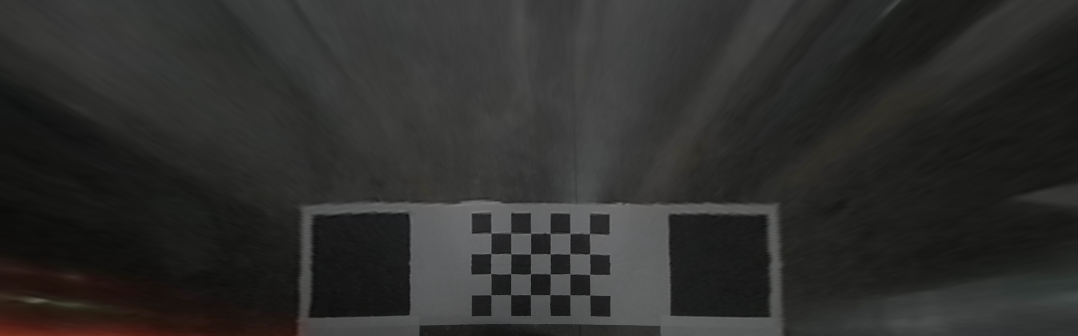
#> input picture dataset/data/bev/front.png, 1078 x 336 px, found by its file name
$ python sobel_filter_test.py   (older library calls are emulated)
#> lines starting #> are read from the running program, lines starting #| are printed output that depends on the picture
#> further down, src is the input picture: shape (336, 1078, 3); mean B, G, R 44.6, 46.3, 46.5
import os
import cv2
import ipdb
import numpy as np
from skimage import morphology, img_as_ubyte


class FilterNonTextrueFrame(object):
    def __init__(self, coef1=5000, coef2=10, coef3=60):
        super().__init__()
        self.sobel_pixels_threshshold = coef1
        self.obj_min_pixel_filter = coef2
        self.binary_threshshold = coef3

    def __call__(self, image):
        grad_x = cv2.Sobel(image, cv2.CV_16S, 1, 0)
        grad_y = cv2.Sobel(image, cv2.CV_16S, 0, 1)
        gradx = cv2.convertScaleAbs(grad_x)
        grady = cv2.convertScaleAbs(grad_y)
        add_image = cv2.addWeighted(gradx, 0.5, grady, 0.5, 0)
        _, thresh = cv2.threshold(
            src=add_image,
            thresh=self.binary_threshshold,
            maxval=255,
            type=cv2.THRESH_BINARY,
        )
        thresh_bool = thresh > 0
        mask = morphology.remove_small_objects(thresh_bool, self.obj_min_pixel_filter)
        pix_sum = mask.sum()
        is_filter = False
        if mask.sum() < self.sobel_pixels_threshshold:
            is_filter = True
        return is_filter, pix_sum


def sobel_demo1(image, sv_dir):
#> called with sv_dir = 'dataset/data/test'
    grad_x = cv2.Sobel(image, cv2.CV_16S, 1, 0)
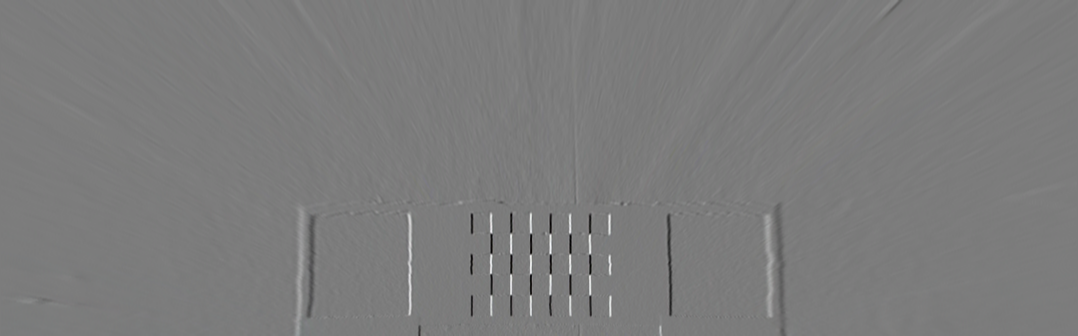
#> grad_x: shape (336, 1078, 3) int16; mean B, G, R 0.1, 0.1, 0; drawn with min black and max white
    grad_y = cv2.Sobel(image, cv2.CV_16S, 0, 1)
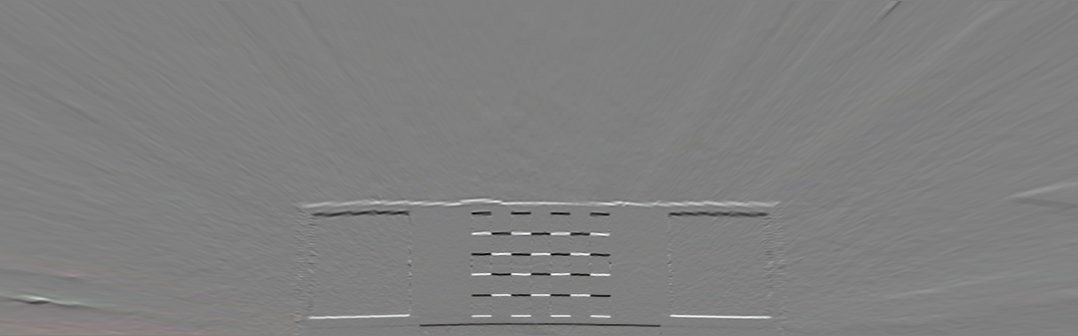
#> grad_y: shape (336, 1078, 3) int16; mean B, G, R -0.2, -0.1, 0.1; drawn with min black and max white
    gradx = cv2.convertScaleAbs(grad_x)
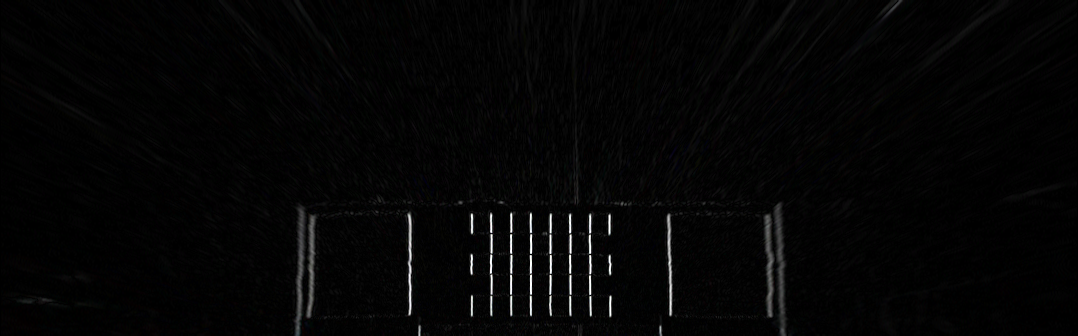
#> gradx: shape (336, 1078, 3); mean B, G, R 4.8, 4.8, 4.8
    grady = cv2.convertScaleAbs(grad_y)
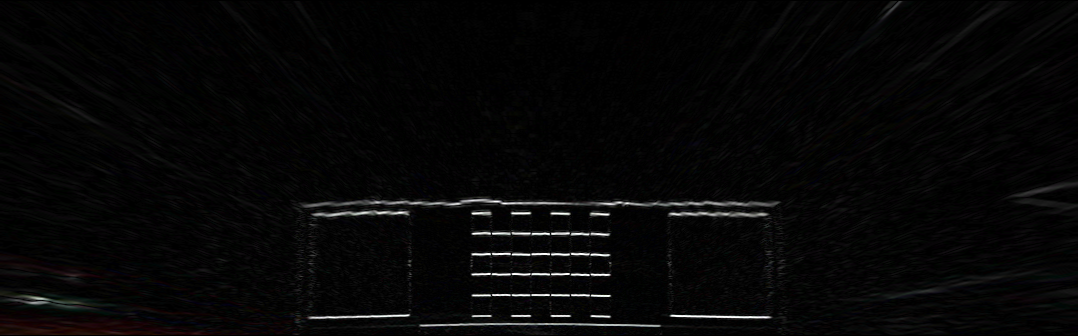
#> grady: shape (336, 1078, 3); mean B, G, R 6.4, 6.4, 6.6
    # cv2.imshow('sobel_demo1_gradient_x', gradx)
    # cv2.imshow('sobel_demo1_gradient_y', grady)
    # 合并x, y两个梯度
    add_image = cv2.addWeighted(gradx, 0.5, grady, 0.5, 0)
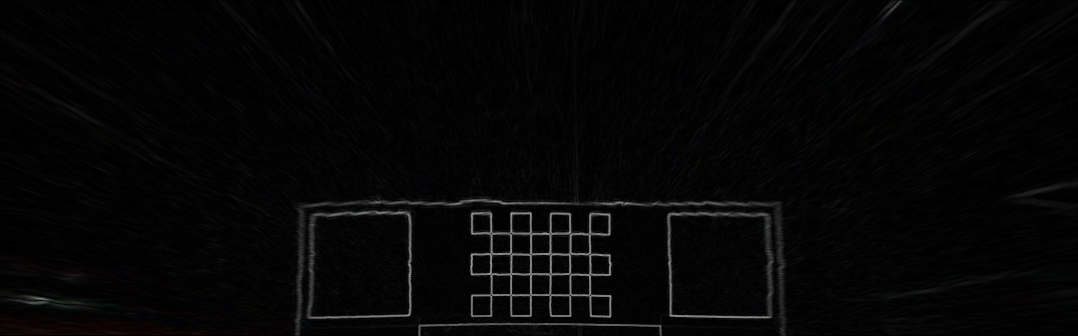
#> add_image: shape (336, 1078, 3); mean B, G, R 5.6, 5.6, 5.7
    # cv2.imshow('sobel_demo1_addWeighted', add_image)
    _, thresh = cv2.threshold(
        src=add_image, thresh=60, maxval=255, type=cv2.THRESH_BINARY
    )
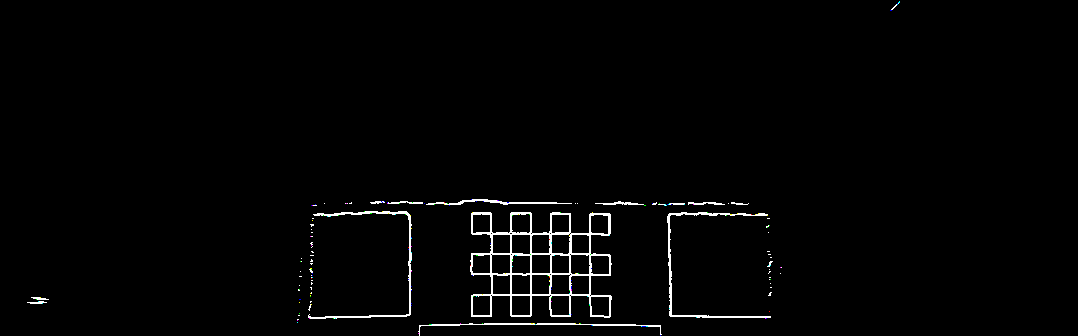
#> thresh: shape (336, 1078, 3); mean B, G, R 4.1, 4.1, 4
    thresh_bool = thresh > 0
    thresh_img = add_image * thresh_bool
    min_pixel = 10
    mask = morphology.remove_small_objects(thresh_bool, min_pixel)
    res_img = img_as_ubyte(add_image * mask)
    # ipdb.set_trace()
    cv2.imwrite(f'{sv_dir}/1_x.jpg', gradx)
    cv2.imwrite(f'{sv_dir}/1_y.jpg', grady)
    cv2.imwrite(f'{sv_dir}/1_add.jpg', add_image)
    cv2.imwrite(f'{sv_dir}/1_thresh.jpg', thresh_img)
    cv2.imwrite(f'{sv_dir}/1_res.jpg', res_img)
    print(thresh.sum())
#| 4402830
    print(mask.sum())
#| 17048


def sobel_demo2(image, sv_dir):
#> called with sv_dir = 'dataset/data/test'
    grad_x = cv2.Sobel(image, cv2.CV_32F, 1, 0)
    grad_y = cv2.Sobel(image, cv2.CV_32F, 0, 1)
    gradx = cv2.convertScaleAbs(grad_x)
    grady = cv2.convertScaleAbs(grad_y)
    # cv2.imshow('sobel_demo2_gradient_x', gradx)
    # cv2.imshow('sobel_demo2_gradient_y', grady)
    # 合并x, y两个梯度
    add_image = cv2.addWeighted(gradx, 0.5, grady, 0.5, 0)
    # cv2.imshow('sobel_demo2_addWeighted', add_image)
    _, thresh = cv2.threshold(
        src=add_image, thresh=128, maxval=255, type=cv2.THRESH_BINARY
    )
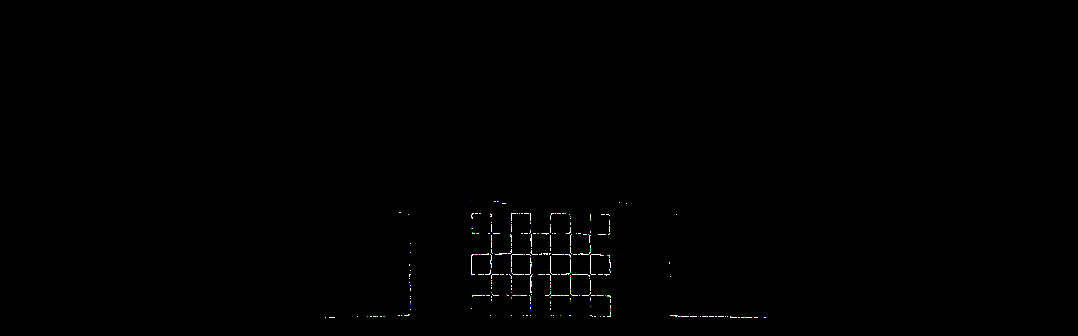
#> thresh: shape (336, 1078, 3); mean B, G, R 0.8, 0.8, 0.7
    thresh_bool = thresh > 0
    thresh_img = add_image * thresh_bool
    min_pixel = 10
    mask = morphology.remove_small_objects(thresh_bool, min_pixel)
    res_img = img_as_ubyte(add_image * mask)
    cv2.imwrite(f'{sv_dir}/2_x.jpg', gradx)
    cv2.imwrite(f'{sv_dir}/2_y.jpg', grady)
    cv2.imwrite(f'{sv_dir}/2_add.jpg', add_image)
    cv2.imwrite(f'{sv_dir}/2_thresh.jpg', thresh_img)
    cv2.imwrite(f'{sv_dir}/2_res.jpg', res_img)
    print(thresh.sum())
#| 820080
    print(mask.sum())
#| 2680


if __name__ == '__main__':
    sv_dir = 'dataset/data/test'
    img_path = f'{sv_dir}/front.png'
    # img_path = f'{sv_dir}/00107.jpg'
    # img_path = f'{sv_dir}/00044.jpg'
    # img_path = f'model/vis/45.jpg'
    src = cv2.imread(img_path)
    sobel_demo1(src, sv_dir)
    sobel_demo2(src, sv_dir)
    # cv2.waitKey(0)
    # cv2.destroyAllWindows()

$ run again, with dataset/data/bev/left.png copied over dataset/data/bev/front.png
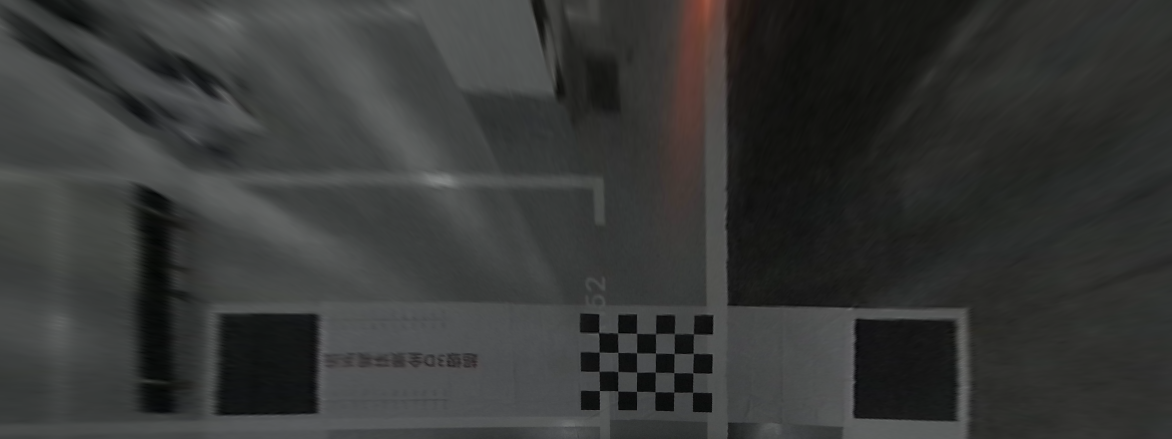
#> input picture dataset/data/bev/left.png, 1172 x 439 px, found by its file name
#> src is the input picture: shape (439, 1172, 3); mean B, G, R 54.8, 55.9, 54.9
#> in sobel_demo1, `grad_y = cv2.Sobel(image, cv2.CV_16S, 0, 1)`:
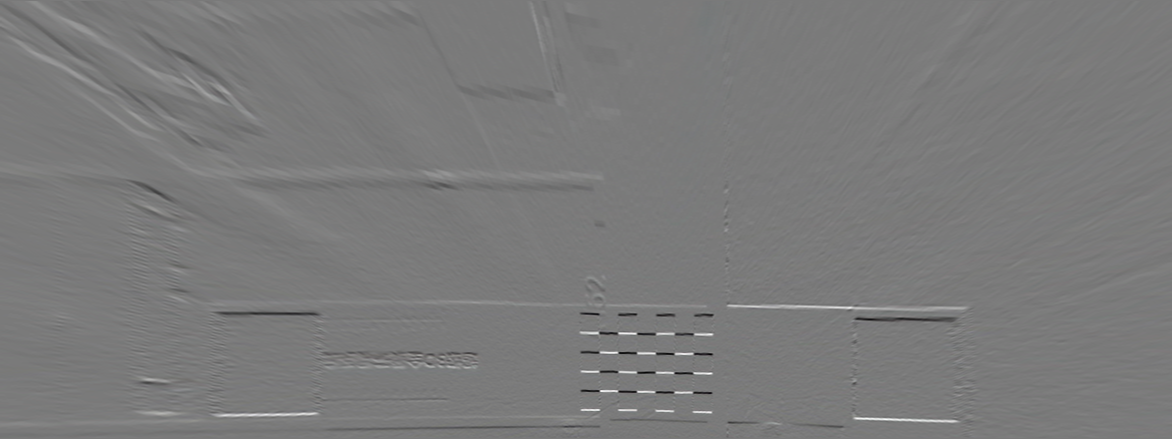
#> grad_y: shape (439, 1172, 3) int16; mean B, G, R 0.2, 0.2, 0.2; drawn with min black and max white
#> in sobel_demo1, `res_img = img_as_ubyte(add_image * mask)`:
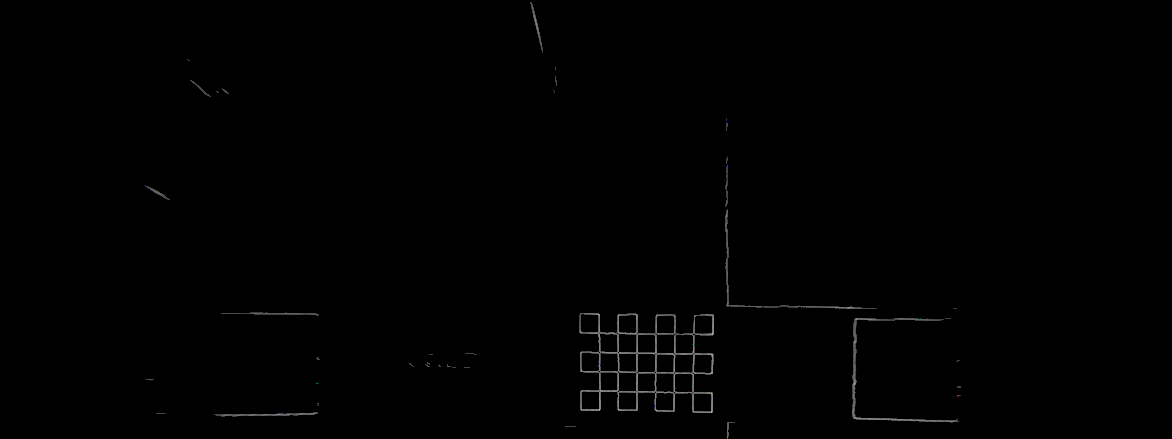
#> res_img: shape (439, 1172, 3); mean B, G, R 0.9, 0.9, 0.9
#| 3777315
#| 14528
#| 416670
#| 1192

$ run again, with dataset/data/bev/right.png copied over dataset/data/bev/front.png
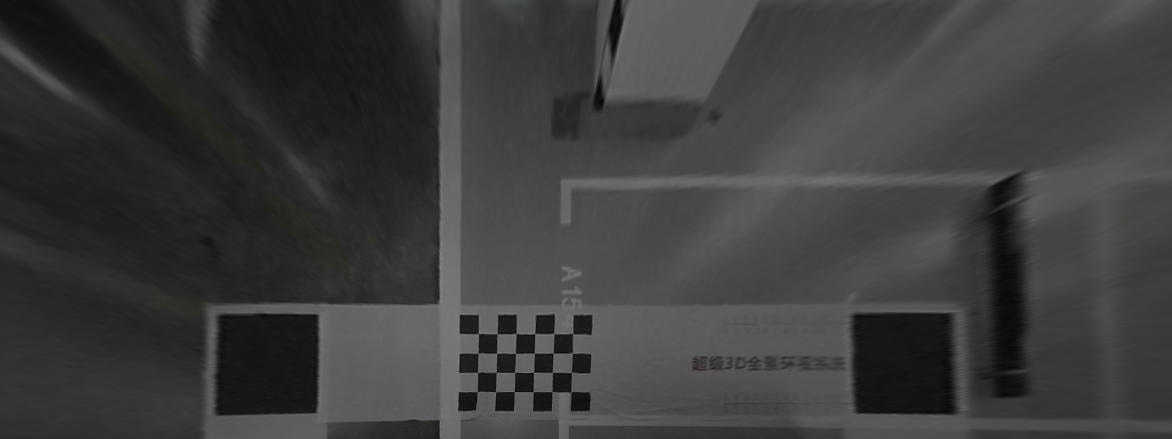
#> input picture dataset/data/bev/right.png, 1172 x 439 px, found by its file name
#> src is the input picture: shape (439, 1172, 3); mean B, G, R 60.3, 61.6, 59.8
#> in sobel_demo1, `grad_y = cv2.Sobel(image, cv2.CV_16S, 0, 1)`:
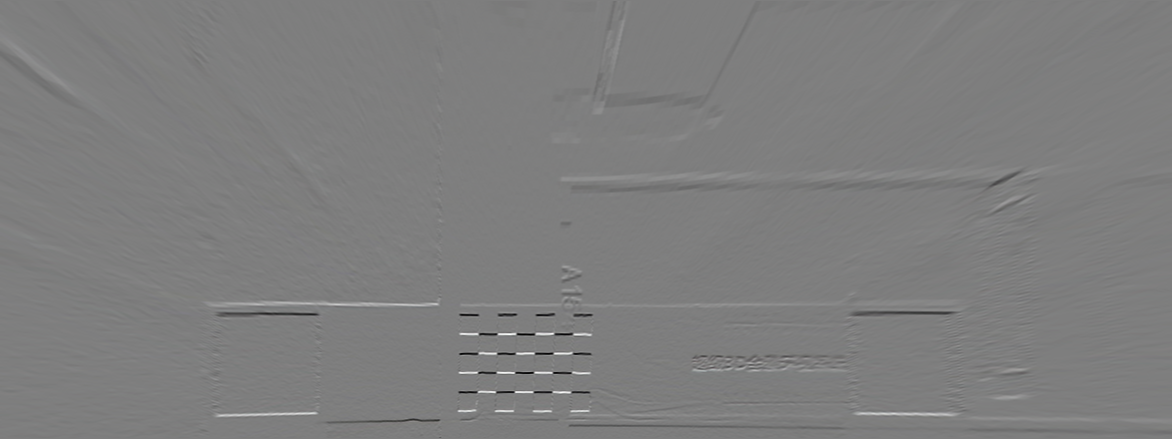
#> grad_y: shape (439, 1172, 3) int16; mean B, G, R 0, 0, 0; drawn with min black and max white
#> in sobel_demo1, `thresh_img = add_image * thresh_bool`:
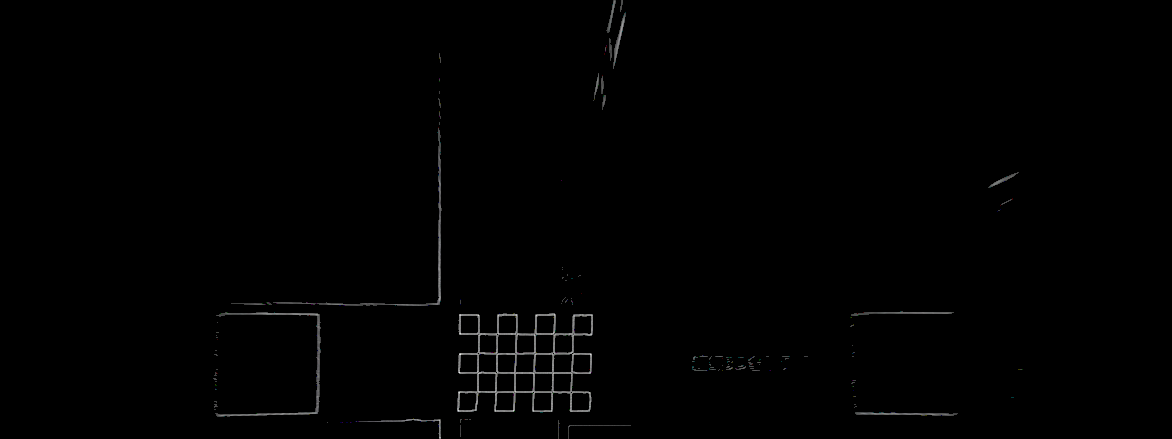
#> thresh_img: shape (439, 1172, 3); mean B, G, R 1.3, 1.3, 1.3
#| 4820010
#| 18589
#| 1444065
#| 5448
